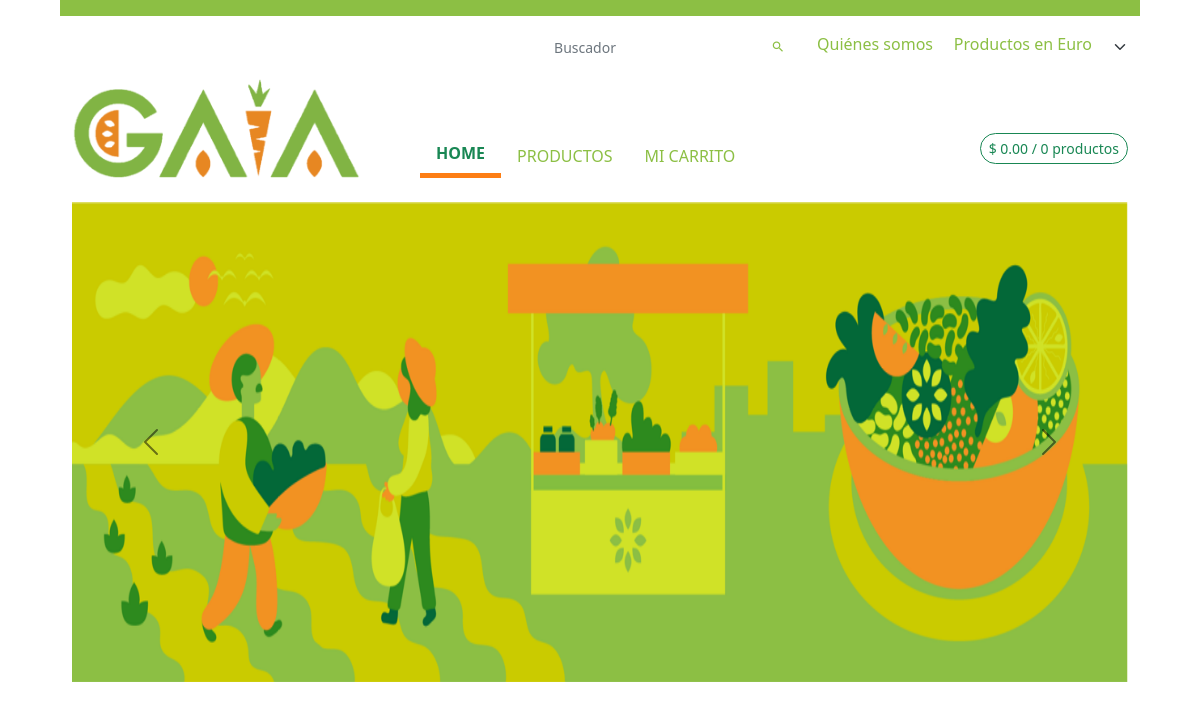
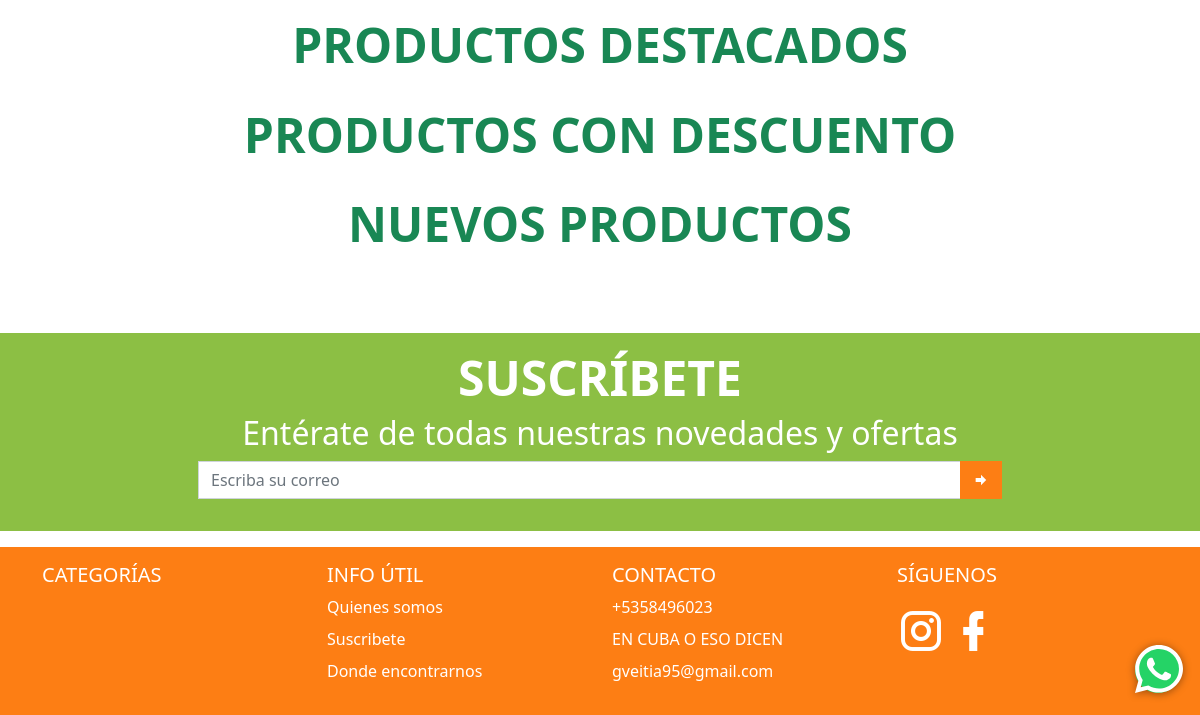
Page /Euro/ on the earlier database version (2 pictures, top to bottom).
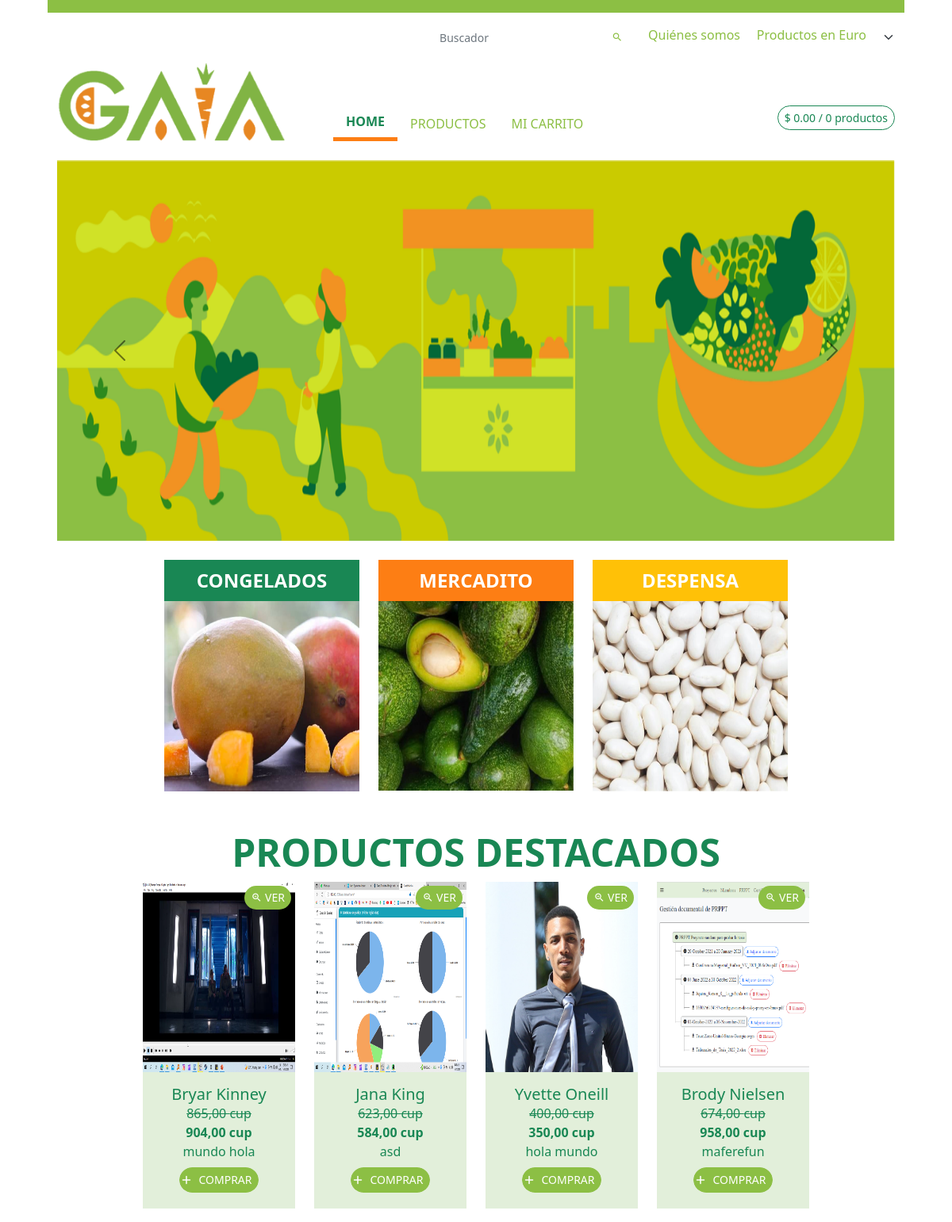
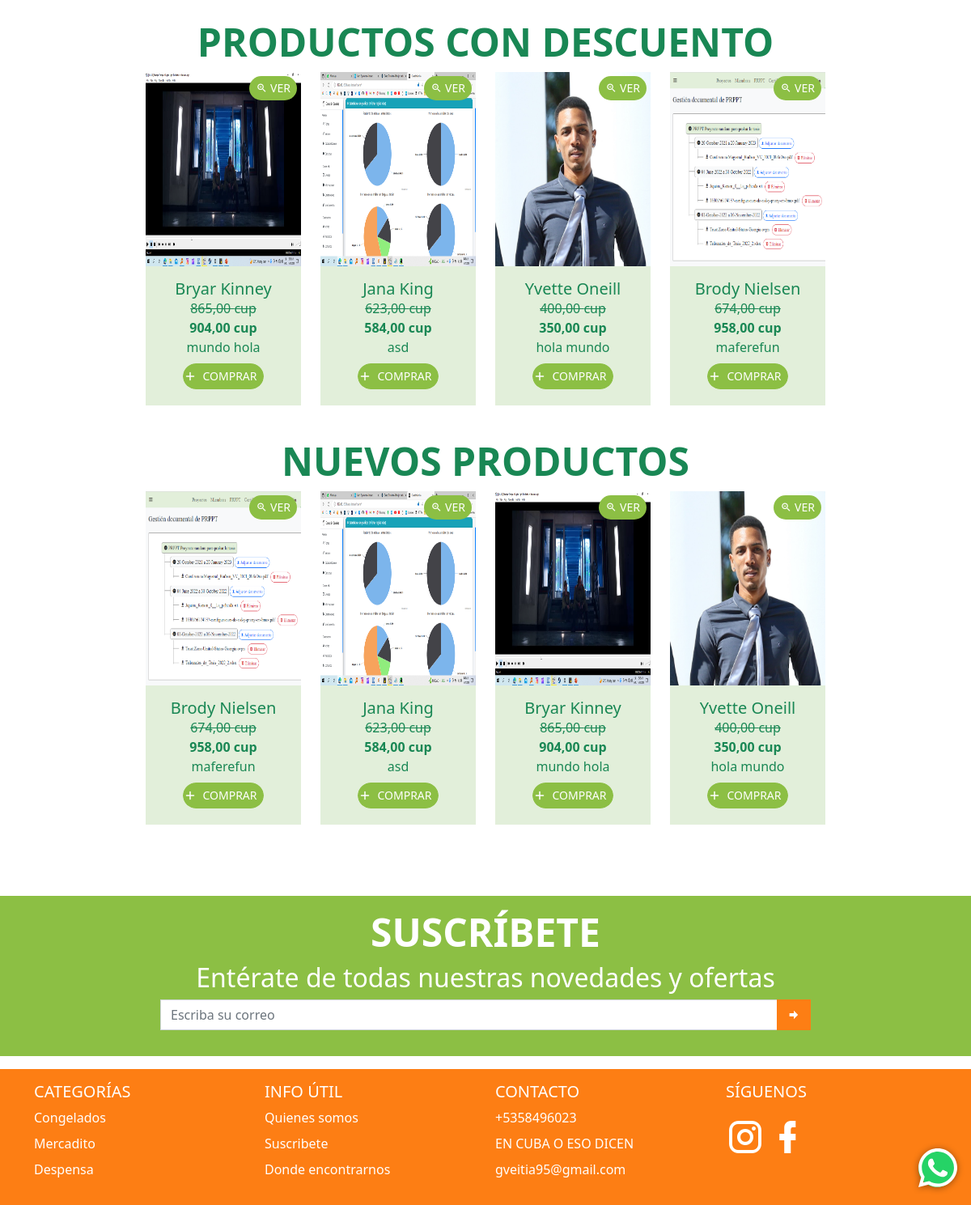
Same page on the later database version (2 pictures, top to bottom).
### app_main/models.py (models this page shows, shortened)
class GeneralData(models.Model):
    logo = models.ImageField(upload_to='datos_generales/logo', verbose_name='Logo')
    img_principal = models.ImageField(upload_to='datos_generales/img_principal', verbose_name='Imagen Principal')
    enterprise_name = models.CharField(max_length=100, verbose_name='Nombre de la empresa')
    enterprise_address = models.CharField(max_length=100, verbose_name='Dirección de la empresa', null=True, blank=True)
    taza_cambio = models.FloatField('Taza de cambio', validators=[MinValueValidator(0, 'Debe ser mayor que cero')])
    email = models.EmailField('Correo', unique=True,
                              error_messages={'unique': 'Este correo ya existe'})
    phone_number = models.CharField(validators=[phone_regex], max_length=17, unique=True, error_messages={
        'unique': 'Ya este teléfono está registrado'
    }, verbose_name='Celular', null=True, blank=True)
    facebook = models.URLField(verbose_name='Link de Facebook', null=True, blank=True)
    instagram = models.URLField(verbose_name='Link de Instagram', null=True, blank=True)
    def logo_tag(self):
        if self.logo:
            return mark_safe(f'<img src="{self.logo.url}" class="agrandar" width="45" height="45" />')
        return mark_safe(f'<img src="{STATIC_URL}img/empty.png" class="agrandar" width="45" height="45" />')
    logo_tag.short_description = 'Logo'
    def logo_link(self):
        return mark_safe(f'<a href="{self.logo.url}"> {self.logo_tag()}</a>')
    logo_link.short_description = 'Logo'
    def img_principal_tag(self):
        if self.logo:
            return mark_safe(f'<img src="{self.img_principal.url}" class="agrandar" height="45" />')
        return mark_safe(f'<img src="{STATIC_URL}img/empty.png" class="agrandar" width="45" height="45" />')
    img_principal_tag.short_description = 'Img principal'
    def img_principal_link(self):
        return mark_safe(f'<a href="{self.img_principal.url}"> {self.img_principal_tag()}</a>')
    img_principal_link.short_description = 'Img principal'
    class Meta:
        verbose_name = 'Datos Generales'
        verbose_name_plural = verbose_name

class InfoUtil(models.Model):
    title = models.CharField('Título', max_length=100)
    text = RichTextField("Contenido")
    class Meta:
        verbose_name = 'Información útil'
        verbose_name_plural = 'Informaciones útiles'
    def text_tag(self):
        return mark_safe(self.text)
    text_tag.short_description = 'Texto'

class Category(models.Model):
    description = models.TextField(verbose_name='Descripción', null=True, blank=True)
    name = models.CharField(max_length=100, verbose_name='Nombre')
    image = models.ImageField(upload_to='product/img', verbose_name='Imagen Principal', null=True)
    class Meta:
        verbose_name = 'Categoría'
        verbose_name_plural = 'Categorías'
        ordering = ('name',)
    def get_image(self):
        if self.image:
            return self.image.url
        return f'{STATIC_URL}img/empty.png'
    @property
    def get_prods_count(self):
        return self.product_set.count() if self.product_set.exists() else 0
    def img_link(self):
        if self.image:
            return mark_safe(
                f'<a href="{self.image.url}"><img src="{self.image.url}" class="agrandar mb-2 mr-2" '
                f'width="40" height="40" /></a>')
        return mark_safe(
            f'<a href="{STATIC_URL}img/empty.png"><img src="{STATIC_URL}img/empty.png" class="agrandar mb-2 mr-2" '
            f'width="40" height="40" /></a>')
    img_link.short_description = 'Imagen'

class Product(models.Model):
    category = models.ForeignKey(Category, on_delete=models.CASCADE, verbose_name='Categoría')
    image = models.ImageField(upload_to='product/img', verbose_name='Imagen Principal', null=True)
    name = models.CharField(max_length=100, verbose_name='Nombre')
    price = models.DecimalField(max_digits=9, verbose_name='Precio', decimal_places=2)
    old_price = models.DecimalField(max_digits=9, verbose_name='Precio anterior', decimal_places=2, null=True,
                                    help_text='Este precio debería ser mayor al precio actual', blank=True)
    info = RichTextField(max_length=400, verbose_name='Información', null=True, blank=True)
    about = RichTextField(max_length=400, verbose_name='Sobre el producto', null=True, blank=True)
    is_active = models.BooleanField(default=True, verbose_name='Visible')
    is_important = models.BooleanField(default=True, verbose_name='Destacado')
    stock = models.IntegerField(verbose_name='Cantidad de inventario', default=1)
    date_updated = models.DateTimeField(auto_now=True, null=True, blank=True)
    sales = models.PositiveIntegerField(verbose_name='Ventas', default=0)
    delivery_time = models.PositiveSmallIntegerField('Tiempo de entrega (días)')
    moneda = models.CharField('Moneda', choices=(
        ('CUP', 'CUP'),
        ('Euro', 'Euro'),
        ('Ambas', 'Ambas'),
    ), default='CUP', max_length=200)
    def __str__(self):
        return self.name
    class Meta:
        verbose_name = 'Producto'
        verbose_name_plural = 'Productos'
        ordering = ('category',)
    def info_tag(self):
        return mark_safe(self.info)
    def img_link(self):
        if self.image:
            return mark_safe(
                f'<a href="{self.image.url}"><img src="{self.image.url}" class="agrandar mb-2 mr-2" '
                f'width="50" height="50" /></a>')
        return mark_safe(
            f'<a href="{STATIC_URL}img/empty.png"><img src="{STATIC_URL}img/empty.png" class="agrandar mb-2 mr-2" '
            f'width="50" height="50" /></a>')
    img_link.short_description = 'Vista previa'
    info_tag.short_description = 'Información'

### app_main/views.py (the view)
# urls.py: path('Euro/', StartPageEuro.as_view(), name='index-euro'),  # CUP
class StartPageEuro(StartPage):
    queryset = Product.objects.filter(is_active=True).exclude(moneda='CUP')
    def get_context_data(self, **kwargs):
        context = super().get_context_data()
        context['moneda'] = 'Euro'
        context['categories'] = sorted(
            Category.objects.filter(product__isnull=False, product__moneda__in=['Euro', 'Ambas']).distinct(),
            key=lambda cat: cat.get_prods_count, reverse=True)[0:4]
        context['products_destacados'] = Product.objects.filter(is_active=True, is_important=True).exclude(
            moneda='CUP')[0:10]
        context['products_descuento'] = Product.objects.filter(is_active=True, old_price__isnull=False).exclude(
            moneda='CUP')[0:10]
        context['products_nuevos'] = Product.objects.filter(is_active=True).exclude(moneda='CUP').order_by('-pk')[0:10]
        context['all_categories'] = sorted(
            Category.objects.filter(product__isnull=False, product__moneda__in=['Euro', 'Ambas']).distinct(),
            key=lambda cat: cat.get_prods_count, reverse=True)
        cart = Cart(self.request)
        products_in_cart = []
        if cart.all():
            for c in cart.all():
                if Product.objects.get(pk=c['id']).moneda in ['Euro', 'Ambas']:
                    products_in_cart.append(c)
        context['products_in_cart'] = products_in_cart
        context['catalogo_url'] = reverse_lazy('catalogo-euro')
        context['index_url'] = reverse_lazy('index-euro')
        return context

### app_main/templates/startpage.html (shortened to what this page needs)
{% extends 'body.html' %}
{% load cart_tag %}
{% load widget_tweaks %}
{% load static %}
{% block head %}
    <link rel="stylesheet" href="{% static 'lib/button_add_to_cart/style.css' %}">
    <link rel="stylesheet" href="{% static 'lib/bootstrap-touchspin/jquery.bootstrap-touchspin.min.css' %}">
{% endblock %}
{% block content %}
    {% block subnavbar %}
        <div>
            <nav class="row align-items-end user-select-none">
                <div class="justify-content-start col-sm-12 col-lg-4">
                    <a href="{{ index_url }}"><img
                            src="{% if business.img_principal %} {{ business.img_principal.url }} {% else %} {% static logo %} {% endif %}"
                            class="" alt="gaia" height="100"></a>
                </div>
                <div class="nav nav-tabs justify-content-center col-sm-12 col-lg-8 border-bottom-0" id="nav-tab"
                     role="tablist">
                    <button class="nav-link text-semi-success {% if active == '1' %} active{% endif %}"
                            id="nav-home-tab" data-bs-toggle="tab"
                            data-bs-target="#nav-home"
                            type="button" role="tab" aria-controls="nav-home" aria-selected="true">HOME
                    </button>
                    <button class="nav-link text-semi-success {% if active == '2' %} active{% endif %}"
                            id="nav-profile-tab" data-bs-toggle="tab"
                            data-bs-target="#nav-profile"
                            type="button" role="tab" aria-controls="nav-profile" aria-selected="false">PRODUCTOS
                    </button>
                    <button class="nav-link text-semi-success align-text-bottom {% if active == '3' %} active{% endif %}"
                            id="nav-contact-tab"
                            data-bs-toggle="tab"
                            data-bs-target="#nav-contact"
                            type="button" role="tab" aria-controls="nav-contact" aria-selected="false">MI CARRITO
                    </button>
                    <div class="ms-auto">
                        <button class="btn btn-outline-success btn-sm rounded-pill" type="button"
                                data-bs-toggle="offcanvas"
                                data-bs-target="#offcanvasRight" aria-controls="offcanvasRight" id="botoncito-verde">
                        </button>
                    </div>
                </div>
            </nav>
            <br>
            <div class="tab-content" id="nav-tabContent">
                <div class="tab-pane fade {% if active == '1' %} show active {% endif %}" id="nav-home" role="tabpanel"
                     aria-labelledby="nav-home-tab"
                     tabindex="0">
                    {% include 'cat_carousel_letricas.html' %}
                    {% include 'products_destacados.html' %}
                    {% include 'products_descuento.html' %}
                    {% include 'products_nuevos.html' %}
                </div>
            </div>
        </div>
    {% endblock %}
{% endblock %}

### templates/cat_carousel_letricas.html (shortened to what this page needs)
{% include 'carousel.html' %}
<br>
<div class="row d-flex justify-content-center row-cols-2 row-cols-md-3 row-cols-lg-4 g-4 user-select-none">
    {% for category in categories %}
        <div class="col">
            <a href="{{ catalogo_url }}#category{{ category.id }}" class="text-decoration-none">
                <div class="card rounded-0 border-0 agrandar">
                    <div class="card-header text-uppercase text-center fs-4 border-0 truncate-1
                        {% if forloop.first %} bg-success {% elif forloop.counter == 2 %} bg-orange
                         {% elif forloop.counter == 3 %} bg-warning {% elif forloop.last %} bg-semi-success
                         {% endif %} rounded-0 fw-bold text-white">
                        {{ category.name }}
                    </div>
                    <img src="{{ category.get_image }}" class="card-img-bottom rounded-0 img-category" alt="...">
                </div>
            </a>
        </div>
    {% endfor %}
</div>
<br>
<br>

### templates/card_product.html (shortened to what this page needs)
<div class="col">
    <div class="card rounded-0 border-0 h-100 pb-3 agrandar">
        <img src="{{ prod.image.url }}"
             class="card-img-top rounded-0 border-0" alt="...">
        <div class="card-body text-success bg-light-success text-center pb-0">
            <h5 class="card-title text-center truncate-2 mb-0">{{ prod.name }}</h5>
            {% if prod.old_price %}
                <p class="card-text truncate-1 mb-0 text-decoration-line-through">{{ prod.old_price }} cup</p>
            {% endif %}
            <p class="card-text truncate-1 mb-0 fw-bold">{{ prod.price }} cup</p>
            <div class="truncate-2">
                {{ prod.info_tag }}
            </div>
        </div>
        <div class="card-footer text-center bg-light-success rounded-0 border-0 pb-3">
            <Button Class="Button add_to_cart btn btn-success mb-1" name="{{ prod.id }}">
                <Span>COMPRAR</Span>
            </Button>
            <button type="button" class="btn btn-success border-0 mb-1 bg-semi-success btn-sm rounded-pill"
                    data-bs-toggle="modal" data-bs-target="#product_modal" name="{{ prod.id }}">
                <i class="mdi mdi-magnify-plus-outline"></i> VER
            </button>
        </div>
    </div>
</div>

### templates/footer.html (shortened to what this page needs)
{% load static %}
<footer class="bd-footer mt-5 bg-semi-success">
    <div class="mx-auto py-3 w-75 px-md-5 px-0">
        <h1 class="text-center text-white text-uppercase display-5 fw-bold user-select-none">suscríbete</h1>
        <h2 class="text-white text-center ">Entérate de todas nuestras novedades y ofertas</h2>
        <form action="" method="post" id="suscriptor-form">
            <div class="input-group mb-3">
                <input type="email" name="email" class="form-control rounded-0" placeholder="Escriba su correo"
                       aria-label="Recipient's username" required aria-describedby="button-addon2"
                       id="suscriptor-email">
                <button class="btn bg-orange rounded-0" type="submit" id="button-addon2"><i
                        class="mdi mdi-arrow-right-bold"></i>
                </button>
            </div>
        </form>
    </div>
</footer>
<footer class="bd-footer mt-3 bg-orange">
    <div class="container pt-3">
        <div class="row">
            <div class="col-6 col-md-3  mb-3">
                <h5>CATEGORÍAS</h5>
                <ul class="list-unstyled">
                    {% for category in all_categories %}
                        <li class="mb-2"><a href="#" class="text-decoration-none text-white">{{ category.name }}</a>
                        </li>
                    {% endfor %}
                </ul>
            </div>
            <div class="col-6 col-md-3  mb-3">
                <h5>INFO ÚTIL</h5>
                <ul class="list-unstyled">
                    {% for info in infoUtil_list %}
                        <li class="mb-2"><a href="{% url 'info' %}#{{ info.id }}" class="text-decoration-none text-white">{{ info.title }}</a></li>
                    {% endfor %}
                </ul>
            </div>
            <div class="col-6 col-md-3  mb-3">
                <h5>CONTACTO</h5>
                <ul class="list-unstyled">
                    <li class="mb-2"><a href="#" class="text-decoration-none text-white">{{ business.phone_number }}</a>
                    </li>
                    <li class="mb-2"><a href="#"
                                        class="text-decoration-none text-white">{{ business.enterprise_address }}</a>
                    </li>
                    <li class="mb-2"><a href="#" class="text-decoration-none text-white">{{ business.email }}</a></li>
                </ul>
            </div>
            <div class="col-6 col-md-3  mb-3">
                <h5>SÍGUENOS</h5>
                <div>
                    <a href="{{ business.instagram }}"><i class="mdi mdi-instagram mdi-48px text-white"></i></a>
                    <a href="{{ business.facebook }}"><i class="mdi mdi-facebook mdi-48px text-white"></i></a>
                </div>
            </div>
        </div>
    </div>
</footer>

Differences in the rows shown:
now on this page (row unchanged): Category: name "CONGELADOS", get_image (picture), name "Congelados"
now on this page (row unchanged): Category: name "MERCADITO", get_image (picture), name "Mercadito"
now on this page (row unchanged): Category: name "DESPENSA", get_image (picture), name "Despensa"
added Product: image (picture), name "Bryar Kinney", old_price "865,00", price "904,00", info_tag "mundo hola"
added Product: image (picture), name "Jana King", old_price "623,00", price "584,00", info_tag "asd"
added Product: image (picture), name "Yvette Oneill", old_price "400,00", price "350,00", info_tag "hola mundo"
added Product: image (picture), name "Brody Nielsen", old_price "674,00", price "958,00", info_tag "maferefun"
